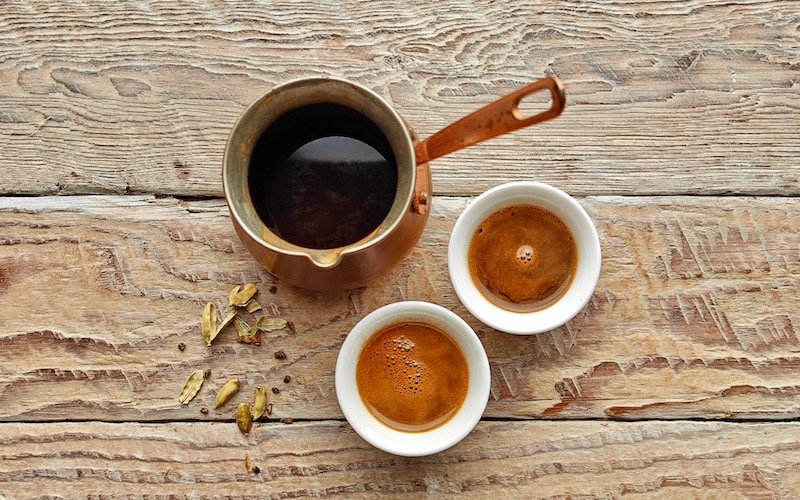
#> input picture Lab7/coffee.jpg, 800 x 500 px
$ python hough_circle.py   (older library calls are emulated)
#> lines starting #> are read from the running program, lines starting #| are printed output that depends on the picture; after the words box and inside, x2 and y2 are one past the last pixel; in counts of white or black regions, pixels touching at a corner belong together
import cv2

I = cv2.imread('coffee.jpg')
#> I is the input picture: shape (500, 800, 3); mean B, G, R 121.2, 146.1, 171

G = cv2.cvtColor(I,cv2.COLOR_BGR2GRAY) # -> Grayscale
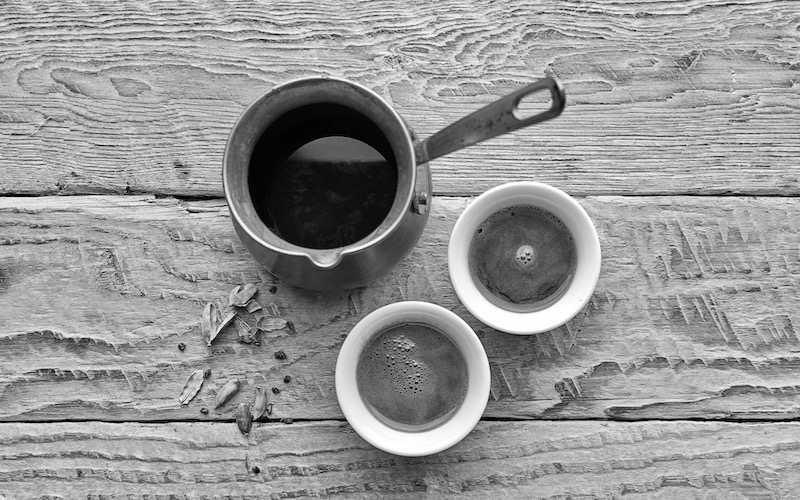
#> G: shape (500, 800); min 0, max 255, mean 150.7
G = cv2.GaussianBlur(G, (3,3), 0);     # Gaussian blur

canny_high_threshold = 200
min_votes = 80 # minimum no. of votes to be considered as a circle
min_centre_distance = 20 # minimum distance between the centres of detected circles
resolution = 1 # resolution of parameters (centre, radius) relative to image resolution
circles = cv2.HoughCircles(G,cv2.HOUGH_GRADIENT,resolution,min_centre_distance,
                           param1=canny_high_threshold,
                           param2=min_votes,minRadius=0,maxRadius=100)
#> circles = [[318.5, 171.5, 93.9], [411.5, 377.5, 77.3], [518.5, 261.5, 79.6]]

# for opencv 2 use cv2.cv.CV_HOUGH_GRADIENT instead of cv2.HOUGH_GRADIENT

for c in circles[0,:]:
    x = int(c[0])
    y = int(c[1])
    r = int(c[2])

    # draw the circle
    cv2.circle(I,(x,y), r, (0,255,0),2)

    # draw the circle center
    cv2.circle(I,(x,y),2,(0,0,255),2)
#> this loop made 3 passes
#> (c, x, y, r) on passes 1 to 3: ([318.5, 171.5, 93.9], 318, 171, 93), ([411.5, 377.5, 77.3], 411, 377, 77), ([518.5, 261.5, 79.6], 518, 261, 79)
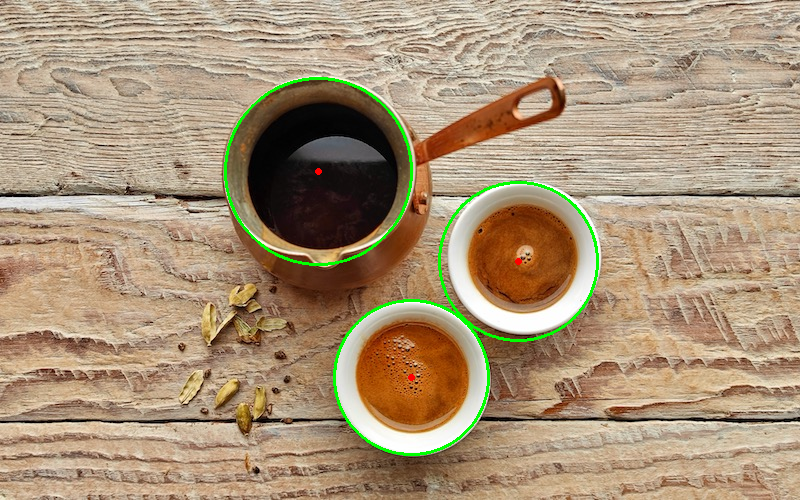
#> I: shape (500, 800, 3); 1.17% of pixels changed, all inside (x1, y1, x2, y2) = (224, 77, 599, 456)

cv2.imshow("I",I)
cv2.waitKey(0)
cv2.destroyAllWindows()
